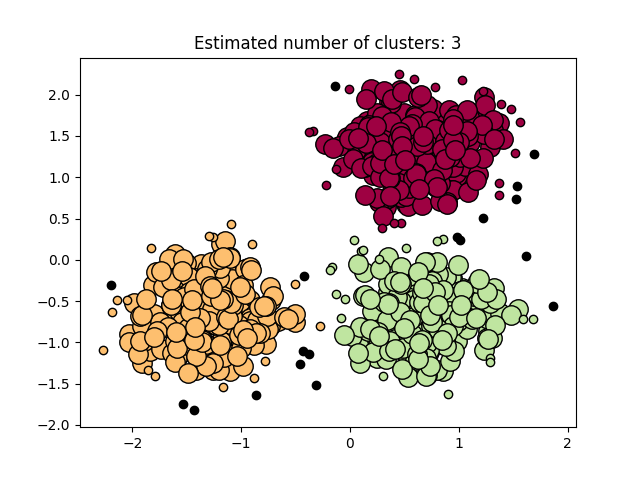

Generate this figure with Python:
import numpy as np
from sklearn.cluster import DBSCAN
from sklearn import metrics
from sklearn.datasets import make_blobs
from sklearn.preprocessing import StandardScaler
import matplotlib.pyplot as plt

# Generate sample data
centers = [[1, 1], [-1, -1], [1, -1]]
X, labels_true = make_blobs(n_samples=750, centers=centers, cluster_std=0.4,
                            random_state=0)

# Scale the data
X = StandardScaler().fit_transform(X)

# Compute DBSCAN
db = DBSCAN(eps=0.3, min_samples=10).fit(X)
core_samples_mask = np.zeros_like(db.labels_, dtype=bool)
core_samples_mask[db.core_sample_indices_] = True
labels = db.labels_

# Number of clusters in labels, ignoring noise if present.
n_clusters_ = len(set(labels)) - (1 if -1 in labels else 0)
n_noise_ = list(labels).count(-1)

print('Estimated number of clusters: %d' % n_clusters_)
print('Estimated number of noise points: %d' % n_noise_)
print("Homogeneity: %0.3f" % metrics.homogeneity_score(labels_true, labels))
print("Completeness: %0.3f" % metrics.completeness_score(labels_true, labels))
print("V-measure: %0.3f" % metrics.v_measure_score(labels_true, labels))
print("Adjusted Rand Index: %0.3f" % metrics.adjusted_rand_score(labels_true, labels))
print("Adjusted Mutual Information: %0.3f" % metrics.adjusted_mutual_info_score(labels_true, labels))
if n_clusters_ > 1:  # Silhouette score is not defined for a single cluster
    print("Silhouette Coefficient: %0.3f" % metrics.silhouette_score(X, labels))
else:
    print("Silhouette Coefficient: Not applicable (only one cluster)")

# Black removed and is used for noise instead.
unique_labels = set(labels)
colors = [plt.cm.Spectral(each)
          for each in np.linspace(0, 1, len(unique_labels))]
for k, col in zip(unique_labels, colors):
    if k == -1:
        # Black used for noise.
        col = [0, 0, 0, 1]

    class_member_mask = (labels == k)

    xy = X[class_member_mask & core_samples_mask]
    plt.plot(xy[:, 0], xy[:, 1], 'o', markerfacecolor=tuple(col),
             markeredgecolor='k', markersize=14)

    xy = X[class_member_mask & ~core_samples_mask]
    plt.plot(xy[:, 0], xy[:, 1], 'o', markerfacecolor=tuple(col),
             markeredgecolor='k', markersize=6)

plt.title('Estimated number of clusters: %d' % n_clusters_)
plt.savefig("spherical_data.png")